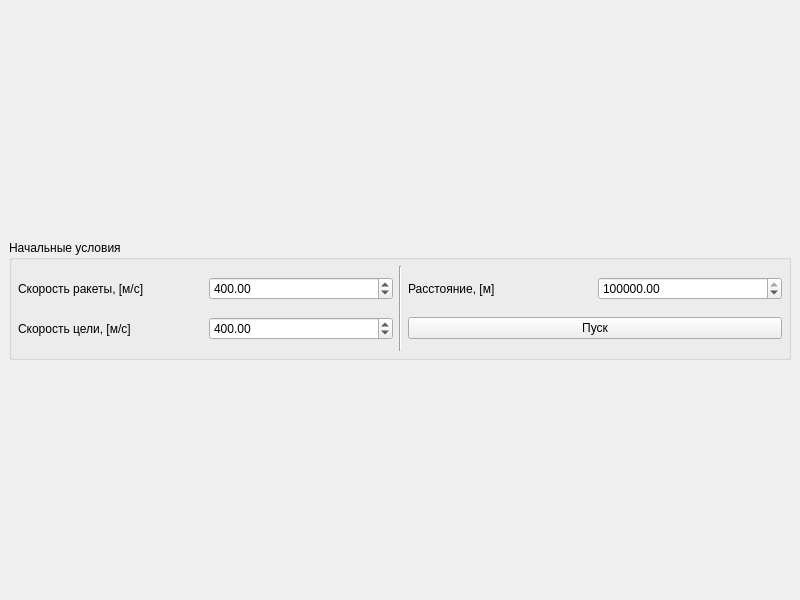
<?xml version="1.0" encoding="UTF-8"?>
<ui version="4.0">
 <class>MainWindow</class>
 <widget class="QMainWindow" name="MainWindow">
  <property name="geometry">
   <rect>
    <x>0</x>
    <y>0</y>
    <width>800</width>
    <height>600</height>
   </rect>
  </property>
  <property name="windowTitle">
   <string>Eagle Dynamics - Rocket Simulation</string>
  </property>
  <widget class="QWidget" name="centralwidget">
   <layout class="QVBoxLayout" name="verticalLayout">
    <item>
     <widget class="QGroupBox" name="groupBox">
      <property name="maximumSize">
       <size>
        <width>16777215</width>
        <height>120</height>
       </size>
      </property>
      <property name="title">
       <string>Начальные условия</string>
      </property>
      <layout class="QHBoxLayout" name="horizontalLayout_2">
       <property name="leftMargin">
        <number>6</number>
       </property>
       <property name="topMargin">
        <number>6</number>
       </property>
       <property name="rightMargin">
        <number>6</number>
       </property>
       <property name="bottomMargin">
        <number>6</number>
       </property>
       <item>
        <layout class="QHBoxLayout" name="horizontalLayout">
         <item>
          <layout class="QVBoxLayout" name="verticalLayout_3">
           <item>
            <layout class="QHBoxLayout" name="horizontalLayout_3">
             <item>
              <widget class="QLabel" name="label">
               <property name="text">
                <string>Скорость ракеты, [м/с]</string>
               </property>
              </widget>
             </item>
             <item>
              <widget class="QDoubleSpinBox" name="dSpB_rocketSpeed">
               <property name="maximum">
                <double>900.000000000000000</double>
               </property>
               <property name="singleStep">
                <double>50.000000000000000</double>
               </property>
               <property name="value">
                <double>400.000000000000000</double>
               </property>
              </widget>
             </item>
            </layout>
           </item>
           <item>
            <layout class="QHBoxLayout" name="horizontalLayout_5">
             <item>
              <widget class="QLabel" name="label_2">
               <property name="text">
                <string>Скорость цели, [м/с]</string>
               </property>
              </widget>
             </item>
             <item>
              <widget class="QDoubleSpinBox" name="dSpB_targetSpeed">
               <property name="maximum">
                <double>900.000000000000000</double>
               </property>
               <property name="singleStep">
                <double>50.000000000000000</double>
               </property>
               <property name="value">
                <double>400.000000000000000</double>
               </property>
              </widget>
             </item>
            </layout>
           </item>
          </layout>
         </item>
         <item>
          <widget class="Line" name="line">
           <property name="orientation">
            <enum>Qt::Vertical</enum>
           </property>
          </widget>
         </item>
         <item>
          <layout class="QVBoxLayout" name="verticalLayout_4">
           <item>
            <layout class="QHBoxLayout" name="horizontalLayout_6">
             <item>
              <widget class="QLabel" name="label_3">
               <property name="text">
                <string>Расстояние, [м]</string>
               </property>
              </widget>
             </item>
             <item>
              <widget class="QDoubleSpinBox" name="dSpB_distance">
               <property name="maximum">
                <double>1000000.000000000000000</double>
               </property>
               <property name="singleStep">
                <double>10000.000000000000000</double>
               </property>
               <property name="value">
                <double>100000.000000000000000</double>
               </property>
              </widget>
             </item>
            </layout>
           </item>
           <item>
            <layout class="QHBoxLayout" name="horizontalLayout_4">
             <item>
              <widget class="QPushButton" name="pB_start">
               <property name="text">
                <string>Пуск</string>
               </property>
              </widget>
             </item>
            </layout>
           </item>
          </layout>
         </item>
        </layout>
       </item>
      </layout>
     </widget>
    </item>
   </layout>
  </widget>
 </widget>
 <resources/>
 <connections/>
</ui>
